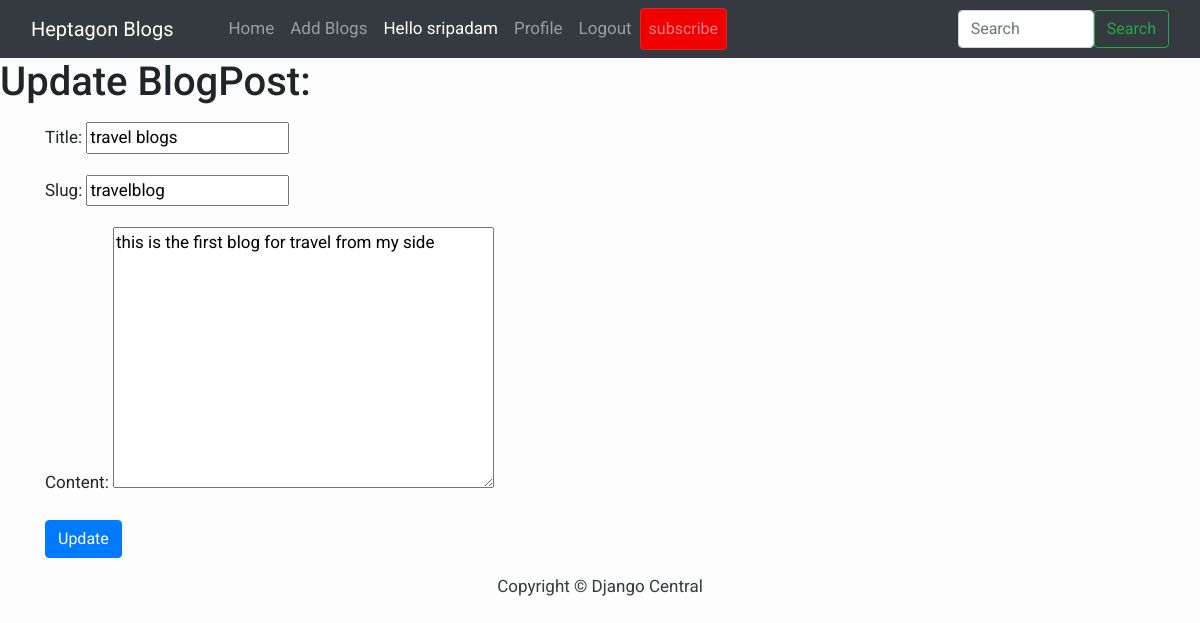
The app's page /edit_blog_post/travelblog/ (signed in) with its own data.
### blog/models.py (models this page shows, shortened)
class BlogPost(models.Model):
    title=models.CharField(max_length=255)
    author= models.ForeignKey(User, on_delete=models.CASCADE)
    slug=models.CharField(max_length=130)
    content=models.TextField()
    image = models.ImageField(upload_to="profile_pics", blank=True, null=True)
    dateTime=models.DateTimeField(auto_now_add=True)

### blog/views.py (the view)
# urls.py: path("edit_blog_post/<str:slug>/", UpdatePostView.as_view(), name="edit_blog_post"),
class UpdatePostView(UpdateView):
    try:
        model = BlogPost
        template_name = 'edit_blog.html'
        fields = ['title','slug','content']
    except Exception as e:
        JsonResponse({'msg':'something missing'})

### templates/edit_blog.html
{%extends 'base.html'%} {%block content%}
<h1> Update BlogPost:</h1>
<form action="" enctype="multipart/form-data" method="POST"> {% csrf_token %}
    <div class="container mt-3">
   {{ form.as_p }}
        <button type="submit" class="btn btn-primary">Update</button>
    </div>
</form>
{%endblock content%}

### templates/base.html (shortened to what this page needs)
<!DOCTYPE html>
<html>
    <head>
        <link rel="stylesheet" href="https://maxcdn.bootstrapcdn.com/bootstrap/4.0.0/css/bootstrap.min.css"
 />
    </head>
    <body>
        <nav class="navbar navbar-expand-lg navbar-dark bg-dark">
            <div class="container-fluid">
              <a class="navbar-brand" href="#">Heptagon Blogs</a>
              <div class="collapse navbar-collapse" id="navbarSupportedContent">
              <div class="container mx-3">
                <ul class="navbar-nav me-auto mb-2 mb-lg-0">
                  <li class="nav-item">
                    <a class="nav-link {% block homeactive %} {% endblock homeactive %}" aria-current="page" href="/">Home</a>
                  </li>
                  {% if user.is_authenticated %}
                  <li class="nav-item">
                    <a class="nav-link {% block add_blogs_active %} {% endblock add_blogs_active %}" href="/add_blogs/">Add Blogs</a>
                  </li>
                  <li class="nav-item">
                    <a class="nav-link active" href="#">Hello {{request.user}}</a>
                  </li>
                  <li class="nav-item">
                    <a class="nav-link {% block profileactive %} {% endblock profileactive %}" href="/profile/">Profile</a>
                  </li>
                  <li class="nav-item">
                    <a class="nav-link" href="/logout/">Logout</a>
                  </li>
                  <li class="nav-item">
                    <a class="nav-link btn btn-danger" href="/subscribe/">subscribe</a>
                  </li>
                  {% endif %}
                </ul>
                </div>
                <form class="d-flex" method="POST" action="/search/">
                  <input class="form-control me-2" type="search" placeholder="Search" name="searched" id="searched" aria-label="Search">
                  <button href="/search/" class="btn btn-outline-success" type="submit">Search</button>
                </form>
              </div>
            </div>
          </nav>
        {% block content %}{% endblock content %}
        <footer class="py-3 bg-grey">
            <p class="m-0 text-dark text-center ">Copyright &copy; Django Central</p>
        </footer>
    </body>
</html>

### templates/base.html (style rules this page uses)
body { font-family: "Roboto", sans-serif; font-size: 17px; background-color: #fdfdfd; }
.btn-danger { color: #fff; background-color: #f00000; border-color: #dc281e; }

### records on screen
BlogPost: title "travel blogs", slug "travelblog", content "this is the first blog for travel from my side"

### other values on screen
{{ request.user }} "sripadam"
